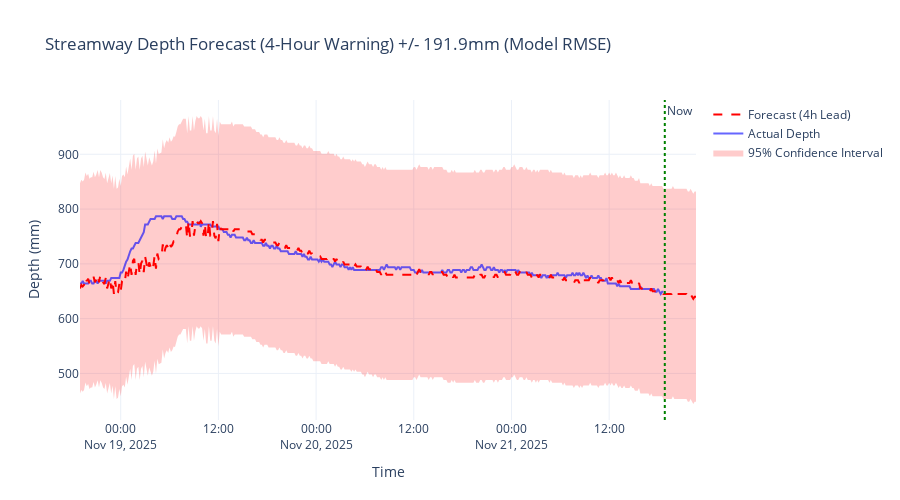

Notebook code for this chart:
### Markdown cell above
## 5. Recent & Future Forecast

We apply the model to recent data to see how it performs now.

### Code cell
# Define Range: Recent Past + Future
recent_start = pd.Timestamp.now() - pd.Timedelta(days=3)
future_end = pd.Timestamp.now() + pd.Timedelta(days=2)

# We need data that covers this range. 
# Note: To predict for time T (validity), we need input at T-4h.
# So we select inputs from recent_start-4h to future_end-4h.

input_start = recent_start - pd.Timedelta(hours=4)
input_end = future_end - pd.Timedelta(hours=4)

X_recent = df_merged.loc[input_start:input_end, features].dropna()

if not X_recent.empty:
    # Predict Change
    pred_change_recent = model.predict(X_recent)
    
    # Get Current Depth for these times
    # Note: For future times, we might NOT have 'streamway_depth_mm'.
    # This is a limitation of the 'Change' model - it needs a starting point.
    # For the 'Future' part (where we don't have current depth), we have to use the *Predicted* depth from 4 hours ago?
    # Or we simply say: "This model provides a 4-hour warning based on KNOWN current depth".
    # If we want to predict >4 hours into the future, we would need to chain predictions, which accumulates error.
    # For now, let's plot what we can: Predictions where we have a known starting depth.
    
    # Filter to where we have actual depth
    valid_indices = X_recent.index.intersection(df_streamway.index)
    
    if len(valid_indices) > 0:
        X_valid = X_recent.loc[valid_indices]
        pred_change_valid = model.predict(X_valid)
        current_depth_valid = df_merged.loc[valid_indices, 'streamway_depth_mm']
        
        pred_depth_valid = current_depth_valid + pred_change_valid
        validity_time_valid = valid_indices + pd.Timedelta(hours=4)
        
        
        
        
        # Calculate Confidence Intervals (95%)
        # We prefer using the Model's RMSE on the test set (prediction error).
        # If not available, we use the natural volatility of the stream (std_dev_4h) as a proxy for uncertainty.
        try:
            model_uncertainty = rmse
            uncertainty_source = "Model RMSE"
        except NameError:
            try:
                model_uncertainty = std_dev_4h
                uncertainty_source = "Stream Volatility (Std Dev)"
            except NameError:
                # Fallback if neither is defined (e.g. running out of order)
                model_uncertainty = 10.0 # Default fallback
                uncertainty_source = "Default"

        # 95% Confidence Interval
        confidence_interval = 1.96 * model_uncertainty

        upper_band = pred_depth_valid + confidence_interval
        lower_band = pred_depth_valid - confidence_interval

        # Plot with Plotly
        fig = go.Figure()

        # Confidence Bands (Upper Bound)
        fig.add_trace(go.Scatter(
        x=validity_time_valid,
        y=upper_band,
        mode='lines',
        line=dict(width=0),
        showlegend=False,
        name='Upper Bound'
        ))

        # Confidence Bands (Lower Bound)
        fig.add_trace(go.Scatter(
        x=validity_time_valid,
        y=lower_band,
        mode='lines',
        line=dict(width=0),
        fill='tonexty', # Fill to the trace before it (Upper Bound)
        fillcolor='rgba(255, 0, 0, 0.2)',
        name='95% Confidence Interval'
        ))

        # Actual Depth
        fig.add_trace(go.Scatter(
        x=df_streamway.loc[recent_start:].index,
        y=df_streamway.loc[recent_start:]['streamway_depth_mm'],
        name='Actual Depth',
        line=dict(color='blue', width=2),
        opacity=0.6
        ))

        # Forecast
        fig.add_trace(go.Scatter(
        x=validity_time_valid,
        y=pred_depth_valid,
        name='Forecast (4h Lead)',
        line=dict(color='red', width=2, dash='dash')
        ))

        # Now Line
        fig.add_vline(x=pd.Timestamp.now().timestamp() * 1000, line_width=2, line_dash="dot", line_color="green", annotation_text="Now")

        fig.update_layout(
        title=f'Streamway Depth Forecast (4-Hour Warning) +/- {confidence_interval:.1f}mm ({uncertainty_source})',
        xaxis_title='Time',
        yaxis_title='Depth (mm)',
        template='plotly_white',
        height=500,
        hovermode='x unified'
        )

        fig.show()
else:
    print("No recent data found.")

### Figure 1 — Plotly figure (JSON) as saved in the notebook; plotly's stock layout.template omitted (floating-point values rounded to 4 significant figures; data arrays with more than 128 entries replaced by an {"elided": "..."} marker saying what was removed)
{"data": [{"line": {"width": 0}, "mode": "lines", "name": "Upper Bound", "showlegend": false, "type": "scatter", "x": {"elided": "455 str values"}, "y": {"elided": "455 float values"}}, {"fill": "tonexty", "fillcolor": "rgba(255, 0, 0, 0.2)", "line": {"width": 0}, "mode": "lines", "name": "95% Confidence Interval", "type": "scatter", "x": {"elided": "455 str values"}, "y": {"elided": "455 float values"}}, {"line": {"color": "blue", "width": 2}, "name": "Actual Depth", "opacity": 0.6, "type": "scatter", "x": {"elided": "431 str values"}, "y": {"elided": "431 float values"}}, {"line": {"color": "red", "dash": "dash", "width": 2}, "name": "Forecast (4h Lead)", "type": "scatter", "x": {"elided": "455 str values"}, "y": {"elided": "455 float values"}}], "layout": {"annotations": [{"showarrow": false, "text": "Now", "x": 1764000000000.0, "xanchor": "left", "xref": "x", "y": 1, "yanchor": "top", "yref": "y domain"}], "height": 500, "hovermode": "x unified", "shapes": [{"line": {"color": "green", "dash": "dot", "width": 2}, "type": "line", "x0": 1764000000000.0, "x1": 1764000000000.0, "xref": "x", "y0": 0, "y1": 1, "yref": "y domain"}], "title": {"text": "Streamway Depth Forecast (4-Hour Warning) +/- 191.9mm (Model RMSE)"}, "xaxis": {"title": {"text": "Time"}}, "yaxis": {"title": {"text": "Depth (mm)"}}}}
